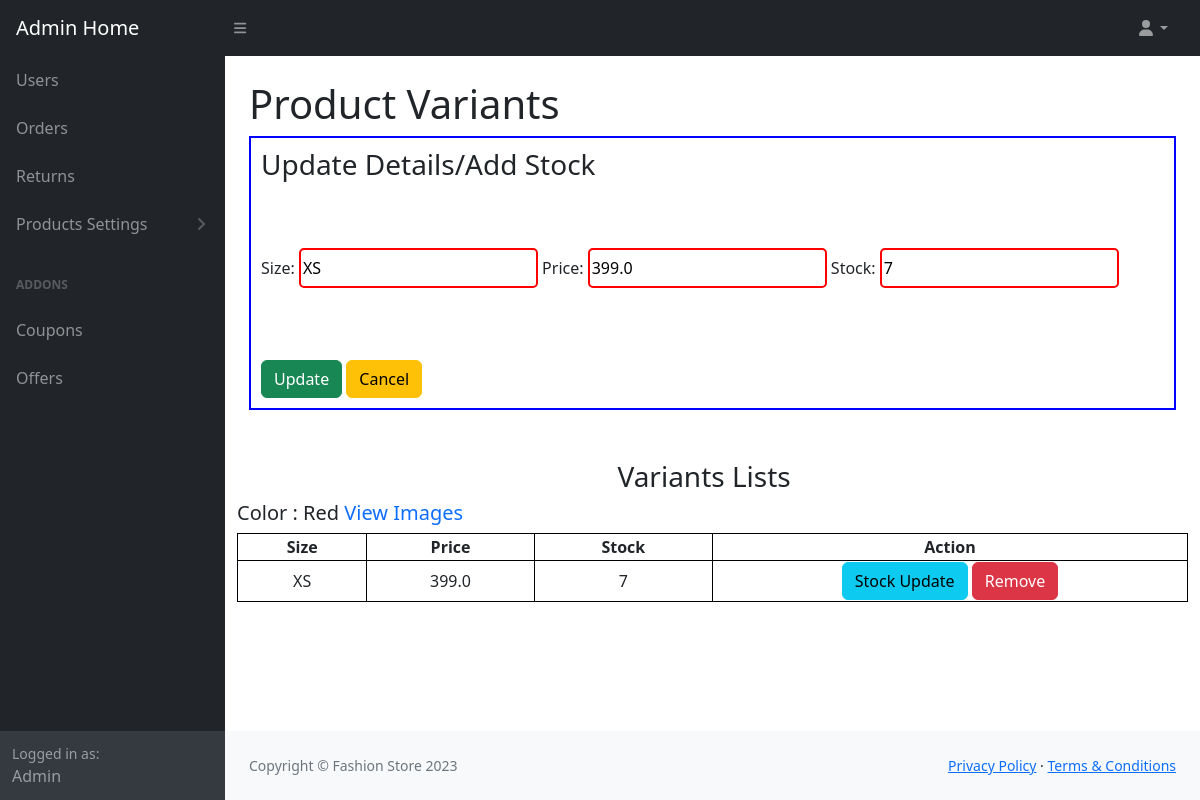
The page /product_variants_stock_update/23074f72-db4d-48ca-8a45-c749b3dba98d/91b0bc1e-3c05-4470-96b7-7c3aa8433ece/ (signed in) on the database as committed earlier.
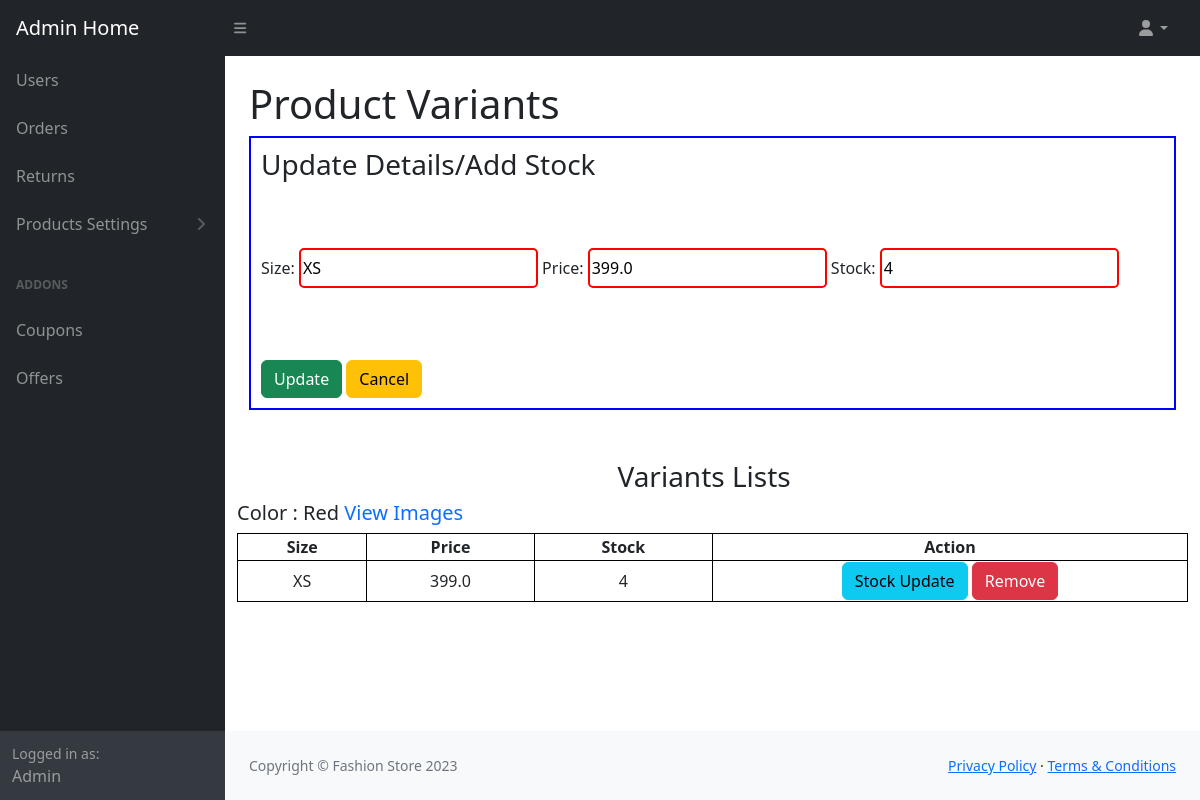
The same page on the database as committed later.
### store/models.py (models this page shows)
class BaseModel(models.Model):
	uid = models.UUIDField(primary_key=True , editable=False , default=uuid.uuid4)
	created_at = models.DateTimeField(auto_now= True)
	updated_at = models.DateTimeField(auto_now_add= True)
	class Meta:
		abstract = True

class SizeVariant(BaseModel):
	product_id = models.ForeignKey(Products, on_delete=models.CASCADE)
	Color_id = models.ForeignKey(ColorVariant, on_delete=models.CASCADE)
	size = models.CharField(max_length=50)
	price = models.FloatField()
	rprice = models.FloatField()
	stock = models.IntegerField()

### store/views.py (the view)
# urls.py: path('product_variants_stock_update/<uuid:size_id>/<uuid:product_id>/', views.product_variants_stock_update,
@login_required(login_url='admin_login')
def product_variants_stock_update(request,size_id,product_id):
    if product_id:
        product = Products.objects.get(uid=product_id)
    size_list = SizeVariant.objects.all()
    color_list = ColorVariant.objects.filter(product_id=product)
    if size_id:
        size = SizeVariant.objects.get(uid=size_id)
    update = True
    context = {'product_id': product_id,
               'color_list': color_list,
               'size_list': size_list,
               'size':size,
               'update':update}
    return render(request, 'admin_main/product_variants_view.html', context)

### store/context_processors.py (called while the page is built)
def category_list_processor(request):
    category_list = Category.objects.all()
    return {'category_list': category_list}

def cart_counter(request):
    cart_count = 0
    try:
        if request.user.is_authenticated:
            cart_items = CartItems.objects.all().filter(user=request.user)
        else:
            cart = uCart.objects.filter(cart_id=_cart_id(request))
            cart_items = CartItems.objects.all().filter(cart=cart[:1])
        for cart_item in cart_items:
            cart_count += cart_item.quantity
    except uCart.DoesNotExist:
        cart_count=0
    return dict(cart_count=cart_count)

def wish_counter(request):
    if request.user.is_authenticated:
        wish_items = WishList.objects.filter(user=request.user)
    else:
        guest = Guest.objects.filter(guest_id=_wishlist_id(request)).first()
        if guest:
            wish_items = WishList.objects.filter(guest=guest)
        else:
            wish_items = []
    wish_count = wish_items.count() if wish_items else 0
    return {'wish_count': wish_count}

### store/templates/admin_main/product_variants_view.html (shortened to what this page needs)
{% extends 'admin_main/admin_base.html' %}
{% load static %}
{% block body %}
{% if user.is_authenticated and user.is_staff %}
<main>
    <div class="container-fluid px-4">
        <h1 class="mt-4">Product Variants</h1>
            {%if update%}
        <div id="updateform" class="container" style="width:100%;border:2px solid blue;padding:10px;" >
            <h3>Update Details/Add Stock</h3>
            <form method="post"  action="{% url 'product_variants_stock_updates' %}" onsubmit="return validateEditForm()">
                <br><br>
                <div id="variants-container_1">
                    <div class="variant-item">
                        <label for="size2">Size:</label>
                        <input class="input_field" type="text" id="size2" name="size" value="{{size.size}}" required>
                        <label for="price2">Price:</label>
                        <input class="input_field" type="text" id="price2" name="price" value="{{size.price}}" required onkeypress="return /[0-9 .]/i.test(event.key)">
                        <label for="stock2">Stock:</label>
                        <input class="input_field" type="text" id="stock2" name="stock"  value="{{size.stock}}" required>
                    </div>
                </div>
                <br>
                <br><br>
                <input class="btn btn-success" type="submit" value="Update">
                <a class="btn btn-warning" href="{%url 'variants_stock_update_cancel' product_id%}">Cancel</a>
            </form>
        </div>
            {%endif%}
    </div>
</main>
<div class="container" >
    <h3 style="margin-left:40%;margin-right:40%;margin-top:50px;">Variants Lists</h3>
    {%for color in color_list%}
    <h5>Color : <span>{{color.color}}</span> <a href="{%url 'product_variant_images' color=color.uid%}" style="text-decoration:none;">View Images</a></h5>
    <table class="tableitems">
        <tr>
            <th>Size</th>
            <th>Price</th>
            <th>Stock</th>
            <th>Action</th>
        </tr>
        {%for size in size_list%}
        {%if size.Color_id == color %}
        <tr>
            <td>{{size.size}}</td>
            <td>{{size.price}}</td>
            <td>{{size.stock}}</td>
            <td class="actionbtn">
                <a class="btn btn-info" href="{%url 'product_variants_stock_update' size_id=size.uid product_id=product_id%}">Stock Update</a>
                <a class="btn btn-danger" href="{%url 'product_variants_stock_delete' size_id=size.uid product_id=product_id%}">Remove</a>
            </td>
        </tr>
        {%endif%}
        {%endfor%}
    </table>
    {%endfor%}
</div>
{% endif %}
{% endblock %}

Rows that differ between the two databases and show on the page:
changed SizeVariant "XS": stock "7" → "4"
